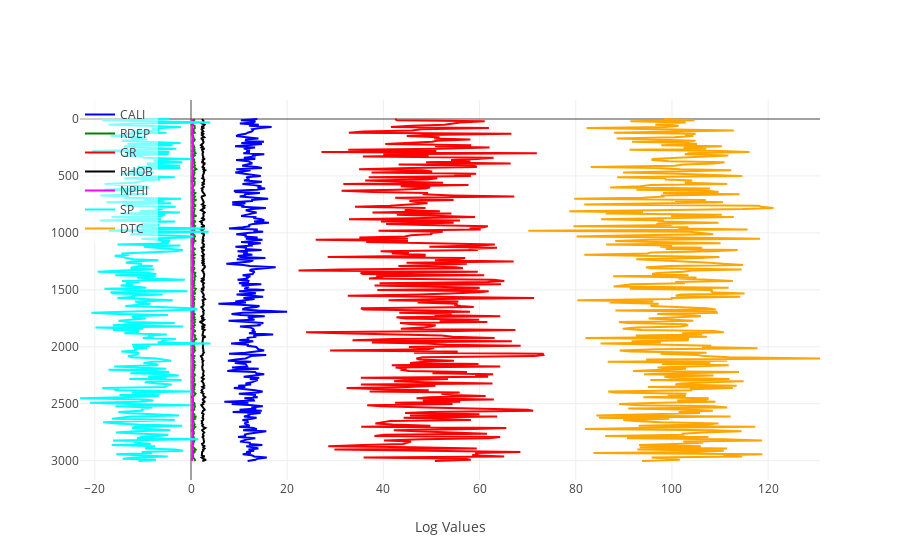

The code cell stored with this chart in its notebook:
### Markdown cell above
well 1 log

### Code cell
import numpy as np
import pandas as pd
import matplotlib.pyplot as plt
import plotly.graph_objs as go
import pandas as pd
import streamlit as st


# Load the well log data from the CSV file
well_logs = pd.read_csv('CSV Files/well_1_log.csv')

# Extract the depth and properties data
depth = well_logs['Depth']
cali = well_logs['CALI']
rdep = well_logs['RDEP']
gr = well_logs['GR']
rhob = well_logs['RHOB']
nphi = well_logs['NPHI']
sp = well_logs['SP']
dtc = well_logs['DTC']

# # Define the colors for each parameter
# colors = {
#     'CALI': 'blue',
#     'RDEP': 'green',
#     'GR': 'red',
#     'RHOB': 'black',
#     'NPHI': 'magenta',
#     'SP': 'cyan',
#     'DTC': 'orange'
# }

# # Create a plot of the well log data
# fig, axs = plt.subplots(nrows=1, ncols=7, sharey=True, figsize=(10, 10))
# axs[0].plot(cali, depth, color=colors['CALI'])
# axs[0].set_xlabel('CALI')
# axs[0].set_ylim(depth.max(), depth.min())
# axs[1].plot(rdep, depth, color=colors['RDEP'])
# axs[1].set_xlabel('RDEP')
# axs[2].plot(gr, depth, color=colors['GR'])
# axs[2].set_xlabel('GR')
# axs[3].plot(rhob, depth, color=colors['RHOB'])
# axs[3].set_xlabel('RHOB')
# axs[4].plot(nphi, depth, color=colors['NPHI'])
# axs[4].set_xlabel('NPHI')
# axs[5].plot(sp, depth, color=colors['SP'])
# axs[5].set_xlabel('SP')
# axs[6].plot(dtc, depth, color=colors['DTC'])
# axs[6].set_xlabel('DTC')
# axs[0].set_ylabel('Depth')

# plt.show()

# Create the figure
fig = go.Figure()

# Add the traces for each well log parameter
fig.add_trace(go.Scatter(x=cali, y=depth, name='CALI', line=dict(color='blue')))
fig.add_trace(go.Scatter(x=rdep, y=depth, name='RDEP', line=dict(color='green')))
fig.add_trace(go.Scatter(x=gr, y=depth, name='GR', line=dict(color='red')))
fig.add_trace(go.Scatter(x=rhob, y=depth, name='RHOB', line=dict(color='black')))
fig.add_trace(go.Scatter(x=nphi, y=depth, name='NPHI', line=dict(color='magenta')))
fig.add_trace(go.Scatter(x=sp, y=depth, name='SP', line=dict(color='cyan')))
fig.add_trace(go.Scatter(x=dtc, y=depth, name='DTC', line=dict(color='orange')))

# Add the well log tracks
fig.update_layout(yaxis=dict(autorange='reversed', range=[0, 5000]),
                    xaxis=dict(title='Log Values'),
                    legend=dict(x=0, y=1, bgcolor='rgba(255,255,255,0.5)')
                    )

# Add the interactive cursor
fig.update_layout(hovermode='y',
                    hoverdistance=100,
                    spikedistance=1000)

# Show the figure
fig.show()

### Figure 1 — Plotly figure (JSON) as saved in the notebook; plotly's stock layout.template omitted (floating-point values rounded to 4 significant figures; data arrays with more than 128 entries replaced by an {"elided": "..."} marker saying what was removed)
{"data": [{"line": {"color": "blue"}, "name": "CALI", "type": "scatter", "x": {"elided": "301 float values"}, "y": {"elided": "301 float values"}}, {"line": {"color": "green"}, "name": "RDEP", "type": "scatter", "x": {"elided": "301 float values"}, "y": {"elided": "301 float values"}}, {"line": {"color": "red"}, "name": "GR", "type": "scatter", "x": {"elided": "301 float values"}, "y": {"elided": "301 float values"}}, {"line": {"color": "black"}, "name": "RHOB", "type": "scatter", "x": {"elided": "301 float values"}, "y": {"elided": "301 float values"}}, {"line": {"color": "magenta"}, "name": "NPHI", "type": "scatter", "x": {"elided": "301 float values"}, "y": {"elided": "301 float values"}}, {"line": {"color": "cyan"}, "name": "SP", "type": "scatter", "x": {"elided": "301 float values"}, "y": {"elided": "301 float values"}}, {"line": {"color": "orange"}, "name": "DTC", "type": "scatter", "x": {"elided": "301 float values"}, "y": {"elided": "301 float values"}}], "layout": {"hoverdistance": 100, "hovermode": "y", "legend": {"bgcolor": "rgba(255,255,255,0.5)", "x": 0, "y": 1}, "spikedistance": 1000, "xaxis": {"title": {"text": "Log Values"}}, "yaxis": {"autorange": "reversed", "range": [0, 5000]}}}
